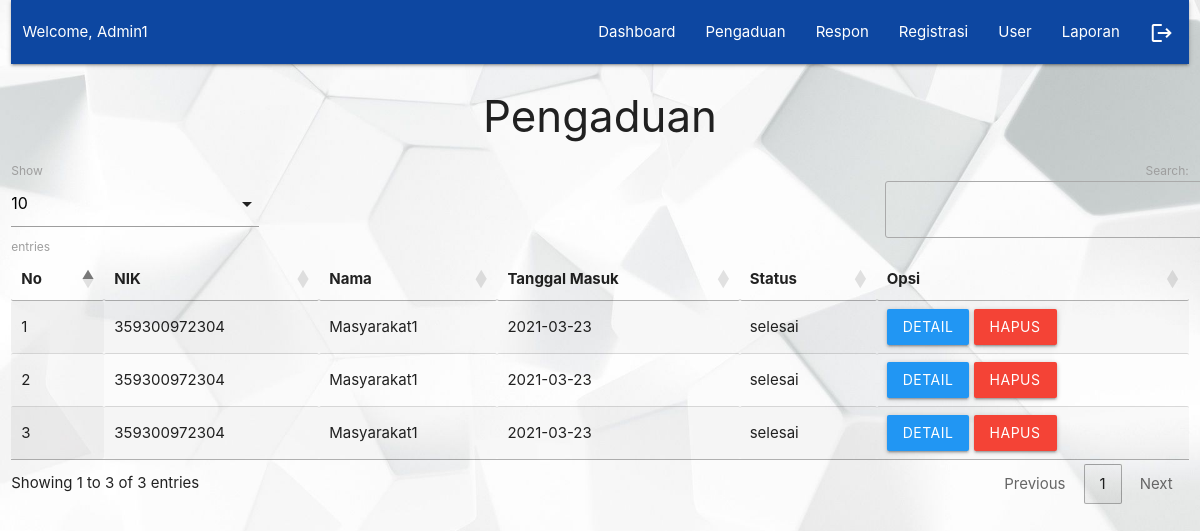
Screenshot of /admin/index.php?p=pengaduan (signed in) with the database file from the repository.
### tables this page shows
CREATE TABLE `pengaduan` (
  `id_pengaduan` int(5) NOT NULL,
  `tgl_pengaduan` varchar(20) NOT NULL,
  `nik` varchar(16) NOT NULL,
  `isi_laporan` text NOT NULL,
  `foto` varchar(255) NOT NULL,
  `status` enum('proses','selesai') NOT NULL
);

CREATE TABLE `masyarakat` (
  `nik` varchar(16) NOT NULL,
  `nama` varchar(35) NOT NULL,
  `username` varchar(25) NOT NULL,
  `password` varchar(255) NOT NULL,
  `telp` varchar(13) NOT NULL
);

### admin/pengaduan.php (the view, shortened to what this page needs)
<div class="card-content valign center">
       <h3>Pengaduan</h3>
   </div>
       <table id="example" class="display responsive-table" style="width:100%">
         <thead>
             <tr>
			<th>No</th>
			<th>NIK</th>
			<th>Nama</th>
			<th>Tanggal Masuk</th>
			<th>Status</th>
			<th>Opsi</th>
             </tr>
         </thead>
         <tbody>
<?php
	$no=1;
	$query = mysqli_query($koneksi,"SELECT * FROM pengaduan INNER JOIN masyarakat ON pengaduan.nik=masyarakat.nik ORDER BY pengaduan.id_pengaduan DESC");
	while ($r=mysqli_fetch_assoc($query)) { ?>
	<tr>
		<td><?php echo $no++; ?></td>
		<td><?php echo $r['nik']; ?></td>
		<td><?php echo $r['nama']; ?></td>
		<td><?php echo $r['tgl_pengaduan']; ?></td>
		<td><?php echo $r['status']; ?></td>
		<td><a class="btn modal-trigger blue" href="#more?id_pengaduan=<?php echo $r['id_pengaduan'] ?>">detail</a>  <a class="btn red" onclick="return confirm('Anda Yakin Ingin Menghapus Y/N')" href="index.php?p=pengaduan_hapus&id_pengaduan=<?php echo $r['id_pengaduan'] ?>">Hapus</a></td>
	</tr>
           <?php  }
            ?>
         </tbody>
       </table>

### rows the page displays
pengaduan: masyarakat.nik "359300972304", masyarakat.nama "Masyarakat1", tgl_pengaduan "2021-03-23", status "selesai"
pengaduan: masyarakat.nik "359300972304", masyarakat.nama "Masyarakat1", tgl_pengaduan "2021-03-23", status "selesai"
pengaduan: masyarakat.nik "359300972304", masyarakat.nama "Masyarakat1", tgl_pengaduan "2021-03-23", status "selesai"

### other values shown
$_SESSION['data']['nama_petugas'] "Admin1"
